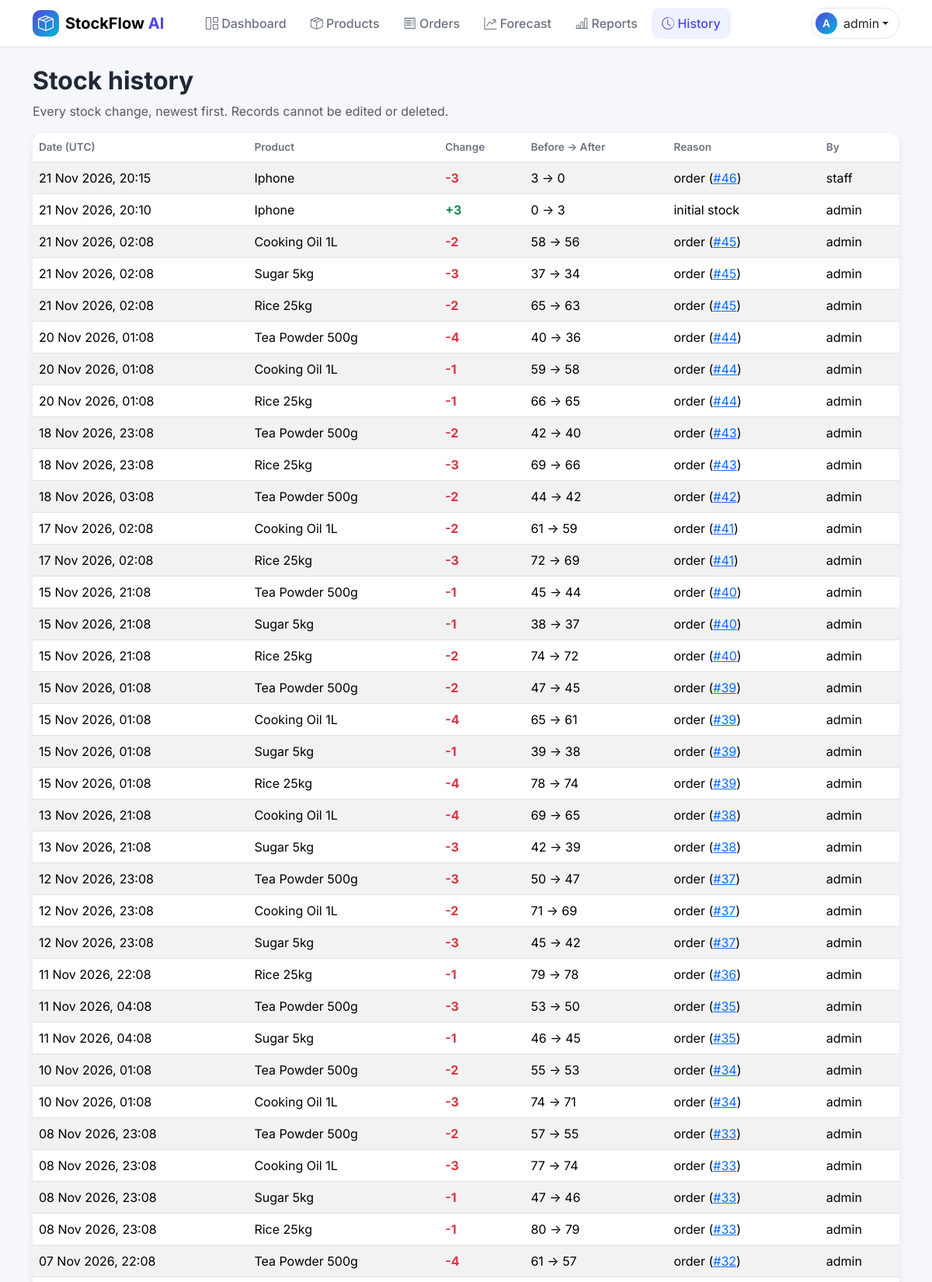
/stock-history (signed in, upper part), run on the app's committed database.
### app/models.py (models this page shows, shortened)
class User(UserMixin, db.Model):
    __tablename__ = "users"
    id = db.Column(db.Integer, primary_key=True)
    username = db.Column(db.String(80), unique=True, nullable=False)
    password_hash = db.Column(db.String(255), nullable=False)
    role = db.Column(db.String(20), nullable=False, default="staff")
    @property
    def is_admin(self):
        return self.role == "admin"

class StockMovement(db.Model):
    __tablename__ = "stock_movements"
    id = db.Column(db.Integer, primary_key=True)
    product_id = db.Column(db.Integer, db.ForeignKey("product.id"), nullable=False)
    user_id = db.Column(db.Integer, db.ForeignKey("users.id"), nullable=True)
    order_id = db.Column(db.Integer, db.ForeignKey("orders.id"), nullable=True)
    change = db.Column(db.Integer, nullable=False)
    quantity_before = db.Column(db.Integer, nullable=False)
    quantity_after = db.Column(db.Integer, nullable=False)
    reason = db.Column(db.String(50), nullable=False)
    created_at = db.Column(db.DateTime(timezone=True), nullable=False, default=utc_now)
    product = db.relationship("Product")
    user = db.relationship("User")
    order = db.relationship("Order")

class Product(db.Model):
    id = db.Column(db.Integer, primary_key=True)
    name = db.Column(db.String(120), unique=True, nullable=False)
    quantity = db.Column(db.Integer, nullable=False, default=0)
    price = db.Column(db.Float, nullable=False)
    reorder_level = db.Column(db.Integer, nullable=False, default=10)
    is_active = db.Column(db.Boolean, nullable=False, default=True)

### app/orders.py (the view)
    @app.route("/stock-history")
    @admin_required
    def stock_history():
        query = (
            db.select(StockMovement)
            .options(selectinload(StockMovement.product), selectinload(StockMovement.user))
            .order_by(StockMovement.created_at.desc(), StockMovement.id.desc())
            .limit(200)
        )
        movements = db.session.execute(query).scalars().all()
        return render_template("stock_history.html", movements=movements)

### app/auth.py (called while the page is built)
@login_manager.user_loader
def load_user(user_id):
    return db.session.get(User, int(user_id))

def admin_required(view):
    @wraps(view)
    def wrapped(*args, **kwargs):
        if not current_user.is_authenticated:
            return login_manager.unauthorized()
        if not current_user.is_admin:
            abort(403)
        return view(*args, **kwargs)
    return wrapped

### app/templates/stock_history.html (shortened to what this page needs)
{% extends "base.html" %}
{% block content %}
    <h1>Stock history</h1>
    <p class="text-muted">Every stock change, newest first. Records cannot be edited or deleted.</p>
    <table class="table table-striped mt-3">
        <thead>
            <tr>
                <th>Date (UTC)</th>
                <th>Product</th>
                <th>Change</th>
                <th>Before → After</th>
                <th>Reason</th>
                <th>By</th>
            </tr>
        </thead>
        <tbody>
            {% for movement in movements %}
                <tr>
                    <td>{{ movement.created_at.strftime("%d %b %Y, %H:%M") }}</td>
                    <td>{{ movement.product.name }}</td>
                    <td class="{{ 'text-success' if movement.change > 0 else 'text-danger' }} fw-bold">
                        {{ "%+d"|format(movement.change) }}
                    </td>
                    <td>{{ movement.quantity_before }} → {{ movement.quantity_after }}</td>
                    <td>
                        {{ movement.reason }}
                        {% if movement.order_id %}
                            (<a href="{{ url_for('order_detail', order_id=movement.order_id) }}">#{{ movement.order_id }}</a>)
                        {% endif %}
                    </td>
                    <td>{{ movement.user.username if movement.user else "system" }}</td>
                </tr>
            {% else %}
                <tr><td colspan="6">No stock changes yet.</td></tr>
            {% endfor %}
        </tbody>
    </table>
{% endblock %}

### app/templates/base.html (shortened to what this page needs)
<!DOCTYPE html>
<html lang="en">
<head>
    <link href="https://cdn.jsdelivr.net/npm/bootstrap@5.3.3/dist/css/bootstrap.min.css" rel="stylesheet">
    <link href="https://cdn.jsdelivr.net/npm/bootstrap-icons@1.11.3/font/bootstrap-icons.min.css" rel="stylesheet">
    <link href="{{ url_for('static', filename='css/app.css') }}" rel="stylesheet">
</head>
<body>
    <nav class="navbar navbar-expand-lg sf-navbar">
        <div class="container">
            <a class="navbar-brand d-flex align-items-center gap-2" href="{{ url_for('home') }}">
                <span class="sf-logo"><i class="bi bi-box-seam"></i></span>
                <span class="fw-bold">StockFlow <span class="text-brand">AI</span></span>
            </a>
            <div class="collapse navbar-collapse" id="mainNav">
                <ul class="navbar-nav me-auto mb-2 mb-lg-0 ms-lg-4 gap-lg-1">
                    {% if current_user.is_authenticated %}
                        <li class="nav-item">
                            <a class="nav-link {{ 'active' if request.endpoint == 'home' }}" href="{{ url_for('home') }}">
                                <i class="bi bi-grid-1x2"></i> Dashboard
                            </a>
                        </li>
                        <li class="nav-item">
                            <a class="nav-link {{ 'active' if request.endpoint in ['products', 'new_product', 'edit_product', 'import_products'] }}" href="{{ url_for('products') }}">
                                <i class="bi bi-box-seam"></i> Products
                            </a>
                        </li>
                        <li class="nav-item">
                            <a class="nav-link {{ 'active' if request.endpoint in ['orders', 'new_order', 'order_detail'] }}" href="{{ url_for('orders') }}">
                                <i class="bi bi-receipt"></i> Orders
                            </a>
                        </li>
                        <li class="nav-item">
                            <a class="nav-link {{ 'active' if request.endpoint == 'forecast' }}" href="{{ url_for('forecast') }}">
                                <i class="bi bi-graph-up-arrow"></i> Forecast
                            </a>
                        </li>
                        {% if current_user.is_admin %}
                            <li class="nav-item">
                                <a class="nav-link {{ 'active' if request.endpoint == 'reports' }}" href="{{ url_for('reports') }}">
                                    <i class="bi bi-bar-chart-line"></i> Reports
                                </a>
                            </li>
                            <li class="nav-item">
                                <a class="nav-link {{ 'active' if request.endpoint == 'stock_history' }}" href="{{ url_for('stock_history') }}">
                                    <i class="bi bi-clock-history"></i> History
                                </a>
                            </li>
                        {% endif %}
                    {% endif %}
                </ul>
                {% if current_user.is_authenticated %}
                    <div class="dropdown">
                        <button class="btn sf-user-btn dropdown-toggle d-flex align-items-center" type="button"
                                data-bs-toggle="dropdown" aria-expanded="false">
                            <span class="sf-user-avatar">{{ current_user.username[0]|upper }}</span>
                            <span class="ms-2">{{ current_user.username }}</span>
                        </button>
                    </div>
                {% else %}
                    <a class="btn btn-primary" href="{{ url_for('login') }}">
                        <i class="bi bi-box-arrow-in-right"></i> Log in
                    </a>
                {% endif %}
            </div>
        </div>
    </nav>
    <main class="container py-4">
        {% block content %}{% endblock %}
    </main>
</body>
</html>

### app/static/css/app.css (style rules this page uses)
:root { --sf-primary: #4f46e5; --sf-primary-dark: #4338ca; --sf-accent: #06b6d4; --sf-bg: #f5f7fb; --sf-text: #1f2937; --sf-muted: #6b7280; --sf-border: #e5e7eb; --sf-radius: 14px; --sf-shadow: 0 1px 2px rgba(16, 24, 40, 0.06), 0 4px 12px rgba(16, 24, 40, 0.06); --sf-gradient: linear-gradient(135deg, var(--sf-primary) 0%, var(--sf-accent) 100%); }
body { font-family: "Inter", system-ui, -apple-system, "Segoe UI", Roboto, sans-serif; background: var(--sf-bg); color: var(--sf-text); }
h1 { font-size: clamp(1.5rem, 3vw, 2rem); font-weight: 700; }
main { padding-bottom: 96px; }
.text-brand { color: var(--sf-primary) !important; }
.sf-navbar { background: #ffffff; border-bottom: 1px solid var(--sf-border); position: sticky; top: 0; z-index: 1030; }
.sf-navbar .nav-link { color: var(--sf-muted); font-weight: 500; border-radius: 10px; padding: 0.5rem 0.85rem !important; }
.sf-navbar .nav-link.active { color: var(--sf-primary); background: #eef2ff; }
.sf-logo { width: 34px; height: 34px; border-radius: 10px; display: grid; place-items: center; color: #fff; background: var(--sf-gradient); }
.sf-user-btn { border: 1px solid var(--sf-border); border-radius: 999px; padding: 0.3rem 0.8rem 0.3rem 0.3rem; }
.sf-user-avatar { width: 28px; height: 28px; border-radius: 50%; display: inline-grid; place-items: center; color: #fff; font-weight: 600; font-size: 0.85rem; background: var(--sf-gradient); }
main .table { background: #ffffff; border-collapse: separate; border-spacing: 0; border-radius: var(--sf-radius); overflow: hidden; box-shadow: var(--sf-shadow); }
main .table th { color: var(--sf-muted); font-weight: 600; font-size: 0.85rem; }

### data on the page
User: username "A", username "admin"
StockMovement: created_at "21 Nov 2026, 20:15", product.name "Iphone", change "-3", quantity_before "3", quantity_after "0", reason "order", order_id "46", user "staff"
StockMovement: created_at "21 Nov 2026, 20:10", product.name "Iphone", change "+3", quantity_before "0", quantity_after "3", reason "initial stock", user "admin"
StockMovement: created_at "21 Nov 2026, 02:08", product.name "Cooking Oil 1L", change "-2", quantity_before "58", quantity_after "56", reason "order", order_id "45", user "admin"
StockMovement: created_at "21 Nov 2026, 02:08", product.name "Sugar 5kg", change "-3", quantity_before "37", quantity_after "34", reason "order", order_id "45", user "admin"
StockMovement: created_at "21 Nov 2026, 02:08", product.name "Rice 25kg", change "-2", quantity_before "65", quantity_after "63", reason "order", order_id "45", user "admin"
StockMovement: created_at "20 Nov 2026, 01:08", product.name "Tea Powder 500g", change "-4", quantity_before "40", quantity_after "36", reason "order", order_id "44", user "admin"
StockMovement: created_at "20 Nov 2026, 01:08", product.name "Cooking Oil 1L", change "-1", quantity_before "59", quantity_after "58", reason "order", order_id "44", user "admin"
StockMovement: created_at "20 Nov 2026, 01:08", product.name "Rice 25kg", change "-1", quantity_before "66", quantity_after "65", reason "order", order_id "44", user "admin"
StockMovement: created_at "18 Nov 2026, 23:08", product.name "Tea Powder 500g", change "-2", quantity_before "42", quantity_after "40", reason "order", order_id "43", user "admin"
StockMovement: created_at "18 Nov 2026, 23:08", product.name "Rice 25kg", change "-3", quantity_before "69", quantity_after "66", reason "order", order_id "43", user "admin"
StockMovement: created_at "18 Nov 2026, 03:08", product.name "Tea Powder 500g", change "-2", quantity_before "44", quantity_after "42", reason "order", order_id "42", user "admin"
StockMovement: created_at "17 Nov 2026, 02:08", product.name "Cooking Oil 1L", change "-2", quantity_before "61", quantity_after "59", reason "order", order_id "41", user "admin"
StockMovement: created_at "17 Nov 2026, 02:08", product.name "Rice 25kg", change "-3", quantity_before "72", quantity_after "69", reason "order", order_id "41", user "admin"
StockMovement: created_at "15 Nov 2026, 21:08", product.name "Tea Powder 500g", change "-1", quantity_before "45", quantity_after "44", reason "order", order_id "40", user "admin"
StockMovement: created_at "15 Nov 2026, 21:08", product.name "Sugar 5kg", change "-1", quantity_before "38", quantity_after "37", reason "order", order_id "40", user "admin"
StockMovement: created_at "15 Nov 2026, 21:08", product.name "Rice 25kg", change "-2", quantity_before "74", quantity_after "72", reason "order", order_id "40", user "admin"
StockMovement: created_at "15 Nov 2026, 01:08", product.name "Tea Powder 500g", change "-2", quantity_before "47", quantity_after "45", reason "order", order_id "39", user "admin"
StockMovement: created_at "15 Nov 2026, 01:08", product.name "Cooking Oil 1L", change "-4", quantity_before "65", quantity_after "61", reason "order", order_id "39", user "admin"
StockMovement: created_at "15 Nov 2026, 01:08", product.name "Sugar 5kg", change "-1", quantity_before "39", quantity_after "38", reason "order", order_id "39", user "admin"
StockMovement: created_at "15 Nov 2026, 01:08", product.name "Rice 25kg", change "-4", quantity_before "78", quantity_after "74", reason "order", order_id "39", user "admin"
StockMovement: created_at "13 Nov 2026, 21:08", product.name "Cooking Oil 1L", change "-4", quantity_before "69", quantity_after "65", reason "order", order_id "38", user "admin"
StockMovement: created_at "13 Nov 2026, 21:08", product.name "Sugar 5kg", change "-3", quantity_before "42", quantity_after "39", reason "order", order_id "38", user "admin"
StockMovement: created_at "12 Nov 2026, 23:08", product.name "Tea Powder 500g", change "-3", quantity_before "50", quantity_after "47", reason "order", order_id "37", user "admin"
StockMovement: created_at "12 Nov 2026, 23:08", product.name "Cooking Oil 1L", change "-2", quantity_before "71", quantity_after "69", reason "order", order_id "37", user "admin"
StockMovement: created_at "12 Nov 2026, 23:08", product.name "Sugar 5kg", change "-3", quantity_before "45", quantity_after "42", reason "order", order_id "37", user "admin"
StockMovement: created_at "11 Nov 2026, 22:08", product.name "Rice 25kg", change "-1", quantity_before "79", quantity_after "78", reason "order", order_id "36", user "admin"
StockMovement: created_at "11 Nov 2026, 04:08", product.name "Tea Powder 500g", change "-3", quantity_before "53", quantity_after "50", reason "order", order_id "35", user "admin"
StockMovement: created_at "11 Nov 2026, 04:08", product.name "Sugar 5kg", change "-1", quantity_before "46", quantity_after "45", reason "order", order_id "35", user "admin"
StockMovement: created_at "10 Nov 2026, 01:08", product.name "Tea Powder 500g", change "-2", quantity_before "55", quantity_after "53", reason "order", order_id "34", user "admin"
StockMovement: created_at "10 Nov 2026, 01:08", product.name "Cooking Oil 1L", change "-3", quantity_before "74", quantity_after "71", reason "order", order_id "34", user "admin"
StockMovement: created_at "08 Nov 2026, 23:08", product.name "Tea Powder 500g", change "-2", quantity_before "57", quantity_after "55", reason "order", order_id "33", user "admin"
StockMovement: created_at "08 Nov 2026, 23:08", product.name "Cooking Oil 1L", change "-3", quantity_before "77", quantity_after "74", reason "order", order_id "33", user "admin"
StockMovement: created_at "08 Nov 2026, 23:08", product.name "Sugar 5kg", change "-1", quantity_before "47", quantity_after "46", reason "order", order_id "33", user "admin"
StockMovement: created_at "08 Nov 2026, 23:08", product.name "Rice 25kg", change "-1", quantity_before "80", quantity_after "79", reason "order", order_id "33", user "admin"
StockMovement: created_at "07 Nov 2026, 22:08", product.name "Tea Powder 500g", change "-4", quantity_before "61", quantity_after "57", reason "order", order_id "32", user "admin"
